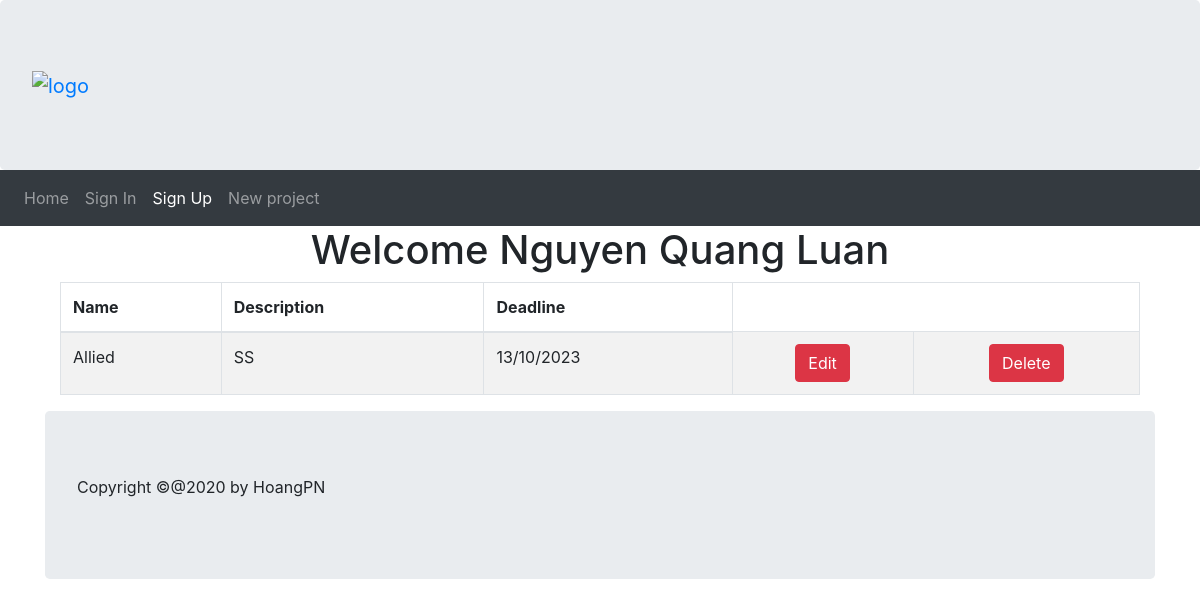
Page /projects (signed in) on the earlier database version.
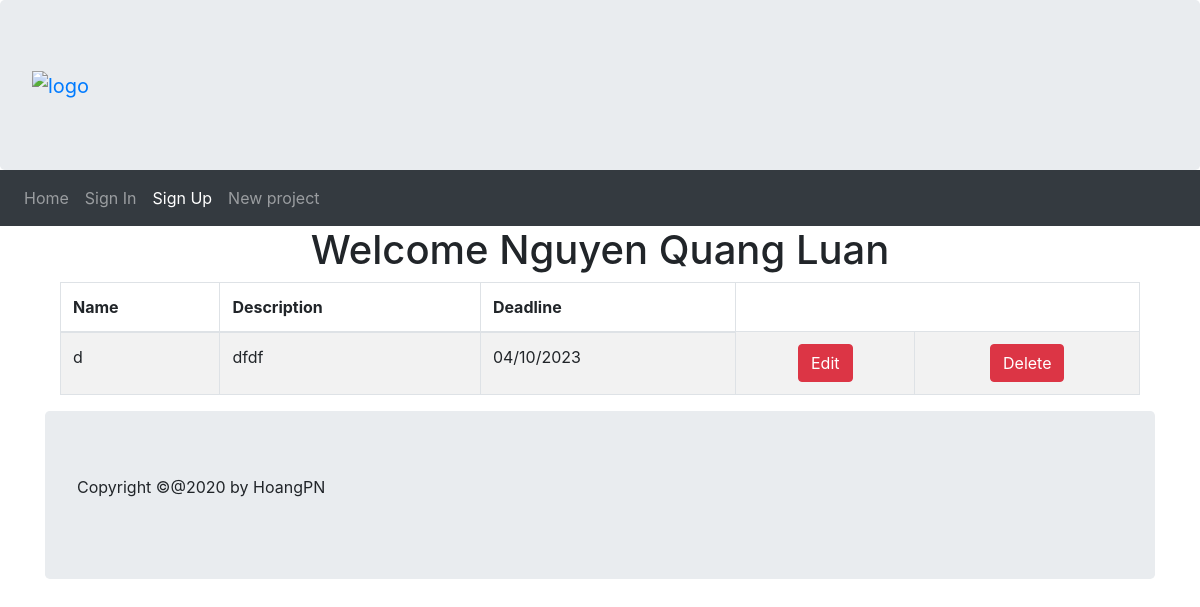
Same page on the later database version.
### models.py (models this page shows, shortened)
class User(db.Model):
    user_id = db.Column(db.Integer, Sequence('user_id_seq'), primary_key=True)
    first_name = db.Column(db.String(64), index=True, nullable=False)
    last_name = db.Column(db.String(64), index=True, nullable=False)
    email = db.Column(db.String(120), index=True, unique=True, nullable=False)
    password_hash = db.Column(db.String(128), nullable=False)
    projects = relationship('Project', back_populates='user')

class Project(db.Model):
    project_id =  db.Column(db.Integer, Sequence('priority_id_seq'), primary_key=True)
    name = db.Column(db.String(50), nullable=False)
    description = db.Column(db.String(255), nullable=False)
    deadline = db.Column(db.Date, nullable=False)
    user_id = db.Column(db.Integer, db.ForeignKey('user.user_id'))
    user = relationship('User', back_populates='projects')
    status_id = db.Column(db.Integer, db.ForeignKey('status.status_id'))
    status = relationship('Status', back_populates='projects')
    tasks = relationship('Task', back_populates='project')

### main.py (the view)
@app.route('/projects', methods=['GET', 'POST'])
def projects_list():
    _user_id = session.get('user')
    if _user_id:
        user = db.session.query(models.User).filter_by(user_id=_user_id).first()
        return render_template('projects.html', user=user, projects=user.projects)
    else:
        return redirect('/signIn')

### templates/projects.html (shortened to what this page needs)
{% extends 'base.html' %}
{% block content %}
    <div class="container">
        <div class="jumptron text-center">
            <h1>Welcome {{user.first_name}} {{user.last_name}}</h1>
        </div>
    {% if projects %}
        <div class="container">
            <table class="table table-striped table-bordered table-hover">
                <thead>
                    <tr>
                        <th>Name</th>
                        <th>Description</th>
                        <th>Deadline</th>
                    </tr>
                </thead>
                <tbody>
                    {% for project in projects %}
                        <tr class="">
                            <td> {{ project.name }} </td>
                            <td> {{ project.description }} </td>
                            <td> {{ project.deadline.strftime("%d/%m/%Y") }} </td>
                            <td class="text-center">
                                <form action="/editProject" method="post">
                                    <button type="submit" class="btn btn-danger">Edit</button>
                                </form>
                            </td>
                            <td class="text-center">
                                <form action="/deleteProject" method="post">
                                    <button type="submit" class="btn btn-danger">Delete</button>
                                </form>
                            </td>
                        </tr>
                    {% endfor %}
                </tbody>
            </table>
        </div>
    {% endif %}
{% endblock %}

### templates/base.html (shortened to what this page needs)
<!DOCTYPE html>
<html lang="en">
        <head>
            <link href="../static/bootstrap-4/css/bootstrap.min.css" rel="stylesheet">
        </head>
        <body>
            <div class ="jumbotron" style="margin-bottom:0">
                <a class="navbar-brand" href="/">
                    <img src="../static/imgs/bvu.png" alt="logo" style="height:100px">
                </a>
            </div>
            <nav class="navbar navbar-expand-sm bg-dark navbar-dark">
                <ul class="navbar-nav">
                    <li class ="nav-item">
                        <a class="nav-link" href="#">Home</a>
                    </li>
                    <li class ="nav-item">
                        <a class="nav-link" href="/signIn">Sign In</a>
                    </li>
                    <li class ="nav-item">
                        <a class="nav-link active" href="/signUp">Sign Up</a>
                    </li>
                    <li class ="nav-item">
                        <a class="nav-link" href="/newProject">New project</a>
                    </li>
                </ul>
            </nav>
            {% block content %}{% endblock %}
            <div class="jumbotron" style="margin-bottom:0">
                <p>Copyright &copy;@2020 by HoangPN</p>
            </div>
        </body>
</html>

Differences in the rows shown:
changed Project: name "Allied" → "d"; description "SS" → "dfdf"; deadline "13/10/2023" → "04/10/2023"
